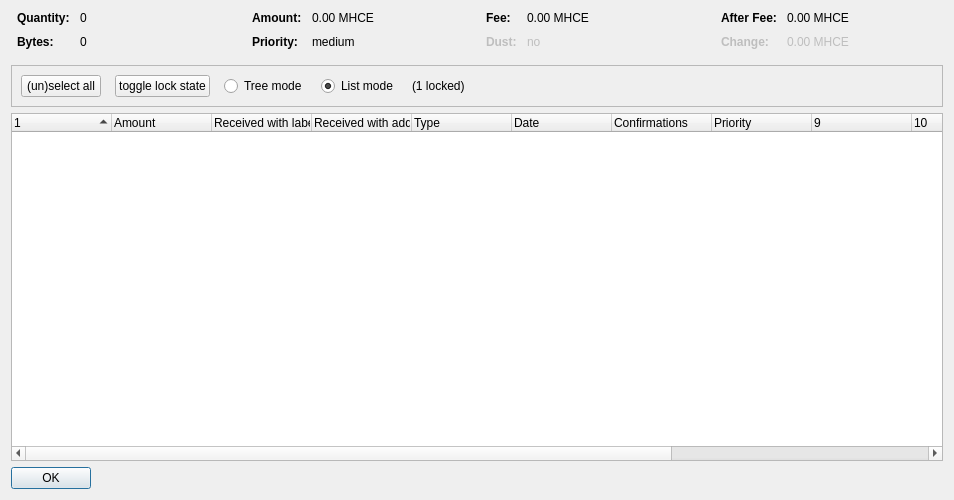
<?xml version="1.0" encoding="UTF-8"?>
<ui version="4.0">
 <class>CoinControlDialog</class>
 <widget class="QDialog" name="CoinControlDialog">
  <property name="geometry">
   <rect>
    <x>0</x>
    <y>0</y>
    <width>954</width>
    <height>500</height>
   </rect>
  </property>
  <property name="windowTitle">
   <string>Coin Selection</string>
  </property>
  <layout class="QVBoxLayout" name="verticalLayout">
   <item>
    <layout class="QHBoxLayout" name="horizontalLayoutTop" stretch="0,0,0,0">
     <property name="topMargin">
      <number>0</number>
     </property>
     <property name="bottomMargin">
      <number>10</number>
     </property>
     <item>
      <layout class="QFormLayout" name="formLayoutCoinControl1">
       <property name="horizontalSpacing">
        <number>10</number>
       </property>
       <property name="verticalSpacing">
        <number>10</number>
       </property>
       <property name="leftMargin">
        <number>6</number>
       </property>
       <property name="rightMargin">
        <number>6</number>
       </property>
       <item row="0" column="0">
        <widget class="QLabel" name="labelCoinControlQuantityText">
         <property name="font">
          <font>
           <weight>75</weight>
           <bold>true</bold>
          </font>
         </property>
         <property name="text">
          <string>Quantity:</string>
         </property>
        </widget>
       </item>
       <item row="0" column="1">
        <widget class="QLabel" name="labelCoinControlQuantity">
         <property name="cursor">
          <cursorShape>IBeamCursor</cursorShape>
         </property>
         <property name="contextMenuPolicy">
          <enum>Qt::ActionsContextMenu</enum>
         </property>
         <property name="text">
          <string notr="true">0</string>
         </property>
         <property name="textInteractionFlags">
          <set>Qt::LinksAccessibleByMouse|Qt::TextSelectableByKeyboard|Qt::TextSelectableByMouse</set>
         </property>
        </widget>
       </item>
       <item row="1" column="0">
        <widget class="QLabel" name="labelCoinControlBytesText">
         <property name="font">
          <font>
           <weight>75</weight>
           <bold>true</bold>
          </font>
         </property>
         <property name="text">
          <string>Bytes:</string>
         </property>
        </widget>
       </item>
       <item row="1" column="1">
        <widget class="QLabel" name="labelCoinControlBytes">
         <property name="cursor">
          <cursorShape>IBeamCursor</cursorShape>
         </property>
         <property name="contextMenuPolicy">
          <enum>Qt::ActionsContextMenu</enum>
         </property>
         <property name="text">
          <string notr="true">0</string>
         </property>
         <property name="textInteractionFlags">
          <set>Qt::LinksAccessibleByMouse|Qt::TextSelectableByKeyboard|Qt::TextSelectableByMouse</set>
         </property>
        </widget>
       </item>
      </layout>
     </item>
     <item>
      <layout class="QFormLayout" name="formLayoutCoinControl2">
       <property name="horizontalSpacing">
        <number>10</number>
       </property>
       <property name="verticalSpacing">
        <number>10</number>
       </property>
       <property name="leftMargin">
        <number>6</number>
       </property>
       <property name="rightMargin">
        <number>6</number>
       </property>
       <item row="0" column="0">
        <widget class="QLabel" name="labelCoinControlAmountText">
         <property name="font">
          <font>
           <weight>75</weight>
           <bold>true</bold>
          </font>
         </property>
         <property name="text">
          <string>Amount:</string>
         </property>
        </widget>
       </item>
       <item row="0" column="1">
        <widget class="QLabel" name="labelCoinControlAmount">
         <property name="cursor">
          <cursorShape>IBeamCursor</cursorShape>
         </property>
         <property name="contextMenuPolicy">
          <enum>Qt::ActionsContextMenu</enum>
         </property>
         <property name="text">
          <string notr="true">0.00 MHCE</string>
         </property>
         <property name="textInteractionFlags">
          <set>Qt::LinksAccessibleByMouse|Qt::TextSelectableByKeyboard|Qt::TextSelectableByMouse</set>
         </property>
        </widget>
       </item>
       <item row="1" column="0">
        <widget class="QLabel" name="labelCoinControlPriorityText">
         <property name="font">
          <font>
           <weight>75</weight>
           <bold>true</bold>
          </font>
         </property>
         <property name="text">
          <string>Priority:</string>
         </property>
        </widget>
       </item>
       <item row="1" column="1">
        <widget class="QLabel" name="labelCoinControlPriority">
         <property name="cursor">
          <cursorShape>IBeamCursor</cursorShape>
         </property>
         <property name="contextMenuPolicy">
          <enum>Qt::ActionsContextMenu</enum>
         </property>
         <property name="text">
          <string>medium</string>
         </property>
         <property name="textInteractionFlags">
          <set>Qt::LinksAccessibleByMouse|Qt::TextSelectableByKeyboard|Qt::TextSelectableByMouse</set>
         </property>
        </widget>
       </item>
      </layout>
     </item>
     <item>
      <layout class="QFormLayout" name="formLayoutCoinControl3">
       <property name="horizontalSpacing">
        <number>10</number>
       </property>
       <property name="verticalSpacing">
        <number>10</number>
       </property>
       <property name="leftMargin">
        <number>6</number>
       </property>
       <property name="rightMargin">
        <number>6</number>
       </property>
       <item row="0" column="0">
        <widget class="QLabel" name="labelCoinControlFeeText">
         <property name="font">
          <font>
           <weight>75</weight>
           <bold>true</bold>
          </font>
         </property>
         <property name="text">
          <string>Fee:</string>
         </property>
        </widget>
       </item>
       <item row="0" column="1">
        <widget class="QLabel" name="labelCoinControlFee">
         <property name="cursor">
          <cursorShape>IBeamCursor</cursorShape>
         </property>
         <property name="contextMenuPolicy">
          <enum>Qt::ActionsContextMenu</enum>
         </property>
         <property name="text">
          <string notr="true">0.00 MHCE</string>
         </property>
         <property name="textInteractionFlags">
          <set>Qt::LinksAccessibleByMouse|Qt::TextSelectableByKeyboard|Qt::TextSelectableByMouse</set>
         </property>
        </widget>
       </item>
       <item row="1" column="0">
        <widget class="QLabel" name="labelCoinControlLowOutputText">
         <property name="enabled">
          <bool>false</bool>
         </property>
         <property name="font">
          <font>
           <weight>75</weight>
           <bold>true</bold>
          </font>
         </property>
         <property name="text">
          <string>Dust:</string>
         </property>
        </widget>
       </item>
       <item row="1" column="1">
        <widget class="QLabel" name="labelCoinControlLowOutput">
         <property name="enabled">
          <bool>false</bool>
         </property>
         <property name="cursor">
          <cursorShape>IBeamCursor</cursorShape>
         </property>
         <property name="contextMenuPolicy">
          <enum>Qt::ActionsContextMenu</enum>
         </property>
         <property name="text">
          <string>no</string>
         </property>
         <property name="textInteractionFlags">
          <set>Qt::LinksAccessibleByMouse|Qt::TextSelectableByKeyboard|Qt::TextSelectableByMouse</set>
         </property>
        </widget>
       </item>
      </layout>
     </item>
     <item>
      <layout class="QFormLayout" name="formLayoutCoinControl4">
       <property name="horizontalSpacing">
        <number>10</number>
       </property>
       <property name="verticalSpacing">
        <number>10</number>
       </property>
       <property name="leftMargin">
        <number>6</number>
       </property>
       <property name="rightMargin">
        <number>6</number>
       </property>
       <item row="0" column="0">
        <widget class="QLabel" name="labelCoinControlAfterFeeText">
         <property name="font">
          <font>
           <weight>75</weight>
           <bold>true</bold>
          </font>
         </property>
         <property name="text">
          <string>After Fee:</string>
         </property>
        </widget>
       </item>
       <item row="0" column="1">
        <widget class="QLabel" name="labelCoinControlAfterFee">
         <property name="cursor">
          <cursorShape>IBeamCursor</cursorShape>
         </property>
         <property name="contextMenuPolicy">
          <enum>Qt::ActionsContextMenu</enum>
         </property>
         <property name="text">
          <string notr="true">0.00 MHCE</string>
         </property>
         <property name="textInteractionFlags">
          <set>Qt::LinksAccessibleByMouse|Qt::TextSelectableByKeyboard|Qt::TextSelectableByMouse</set>
         </property>
        </widget>
       </item>
       <item row="1" column="0">
        <widget class="QLabel" name="labelCoinControlChangeText">
         <property name="enabled">
          <bool>false</bool>
         </property>
         <property name="font">
          <font>
           <weight>75</weight>
           <bold>true</bold>
          </font>
         </property>
         <property name="text">
          <string>Change:</string>
         </property>
        </widget>
       </item>
       <item row="1" column="1">
        <widget class="QLabel" name="labelCoinControlChange">
         <property name="enabled">
          <bool>false</bool>
         </property>
         <property name="cursor">
          <cursorShape>IBeamCursor</cursorShape>
         </property>
         <property name="contextMenuPolicy">
          <enum>Qt::ActionsContextMenu</enum>
         </property>
         <property name="text">
          <string notr="true">0.00 MHCE</string>
         </property>
         <property name="textInteractionFlags">
          <set>Qt::LinksAccessibleByMouse|Qt::TextSelectableByKeyboard|Qt::TextSelectableByMouse</set>
         </property>
        </widget>
       </item>
      </layout>
     </item>
    </layout>
   </item>
   <item>
    <widget class="QFrame" name="frame">
     <property name="minimumSize">
      <size>
       <width>0</width>
       <height>40</height>
      </size>
     </property>
     <property name="frameShape">
      <enum>QFrame::StyledPanel</enum>
     </property>
     <property name="frameShadow">
      <enum>QFrame::Sunken</enum>
     </property>
     <layout class="QHBoxLayout" name="horizontalLayout">
      <item>
       <layout class="QHBoxLayout" name="horizontalLayoutPanel" stretch="0,0,0,0,0,0">
        <property name="spacing">
         <number>14</number>
        </property>
        <item>
         <widget class="QPushButton" name="pushButtonSelectAll">
          <property name="sizePolicy">
           <sizepolicy hsizetype="Maximum" vsizetype="Fixed">
            <horstretch>0</horstretch>
            <verstretch>0</verstretch>
           </sizepolicy>
          </property>
          <property name="text">
           <string>(un)select all</string>
          </property>
          <property name="autoDefault">
           <bool>false</bool>
          </property>
         </widget>
        </item>
        <item>
         <widget class="QPushButton" name="pushButtonToggleLock">
          <property name="sizePolicy">
           <sizepolicy hsizetype="Maximum" vsizetype="Fixed">
            <horstretch>0</horstretch>
            <verstretch>0</verstretch>
           </sizepolicy>
          </property>
          <property name="text">
           <string>toggle lock state</string>
          </property>
          <property name="autoDefault">
           <bool>false</bool>
          </property>
         </widget>
        </item>
        <item>
         <widget class="QRadioButton" name="radioTreeMode">
          <property name="sizePolicy">
           <sizepolicy hsizetype="Maximum" vsizetype="Fixed">
            <horstretch>0</horstretch>
            <verstretch>0</verstretch>
           </sizepolicy>
          </property>
          <property name="text">
           <string>Tree mode</string>
          </property>
         </widget>
        </item>
        <item>
         <widget class="QRadioButton" name="radioListMode">
          <property name="sizePolicy">
           <sizepolicy hsizetype="Maximum" vsizetype="Fixed">
            <horstretch>0</horstretch>
            <verstretch>0</verstretch>
           </sizepolicy>
          </property>
          <property name="text">
           <string>List mode</string>
          </property>
          <property name="checked">
           <bool>true</bool>
          </property>
         </widget>
        </item>
        <item>
         <widget class="QLabel" name="labelLocked">
          <property name="text">
           <string>(1 locked)</string>
          </property>
         </widget>
        </item>
        <item>
         <spacer name="horizontalSpacer">
          <property name="orientation">
           <enum>Qt::Horizontal</enum>
          </property>
          <property name="sizeHint" stdset="0">
           <size>
            <width>40</width>
            <height>20</height>
           </size>
          </property>
         </spacer>
        </item>
       </layout>
      </item>
     </layout>
    </widget>
   </item>
   <item>
    <widget class="CoinControlTreeWidget" name="treeWidget">
     <property name="contextMenuPolicy">
      <enum>Qt::CustomContextMenu</enum>
     </property>
     <property name="sortingEnabled">
      <bool>false</bool>
     </property>
     <property name="columnCount">
      <number>13</number>
     </property>
     <attribute name="headerShowSortIndicator" stdset="0">
      <bool>true</bool>
     </attribute>
     <attribute name="headerStretchLastSection">
      <bool>false</bool>
     </attribute>
     <column>
      <property name="text">
       <string/>
      </property>
     </column>
     <column>
      <property name="text">
       <string>Amount</string>
      </property>
     </column>
     <column>
      <property name="text">
       <string>Received with label</string>
      </property>
     </column>
     <column>
      <property name="text">
       <string>Received with address</string>
      </property>
     </column>
     <column>
      <property name="text">
       <string>Type</string>
      </property>
     </column>
     <column>
      <property name="text">
       <string>Date</string>
      </property>
     </column>
     <column>
      <property name="text">
       <string>Confirmations</string>
      </property>
      <property name="toolTip">
       <string>Confirmed</string>
      </property>
     </column>
     <column>
      <property name="text">
       <string>Priority</string>
      </property>
     </column>
     <column>
      <property name="text">
       <string/>
      </property>
     </column>
     <column>
      <property name="text">
       <string/>
      </property>
     </column>
     <column>
      <property name="text">
       <string/>
      </property>
     </column>
     <column>
      <property name="text">
       <string/>
      </property>
     </column>
     <column>
      <property name="text">
       <string/>
      </property>
     </column>
    </widget>
   </item>
   <item>
    <widget class="QDialogButtonBox" name="buttonBox">
     <property name="sizePolicy">
      <sizepolicy hsizetype="Maximum" vsizetype="Fixed">
       <horstretch>0</horstretch>
       <verstretch>0</verstretch>
      </sizepolicy>
     </property>
     <property name="orientation">
      <enum>Qt::Horizontal</enum>
     </property>
     <property name="standardButtons">
      <set>QDialogButtonBox::Ok</set>
     </property>
    </widget>
   </item>
  </layout>
 </widget>
 <customwidgets>
  <customwidget>
   <class>CoinControlTreeWidget</class>
   <extends>QTreeWidget</extends>
   <header>coincontroltreewidget.h</header>
  </customwidget>
 </customwidgets>
 <resources/>
 <connections/>
</ui>
